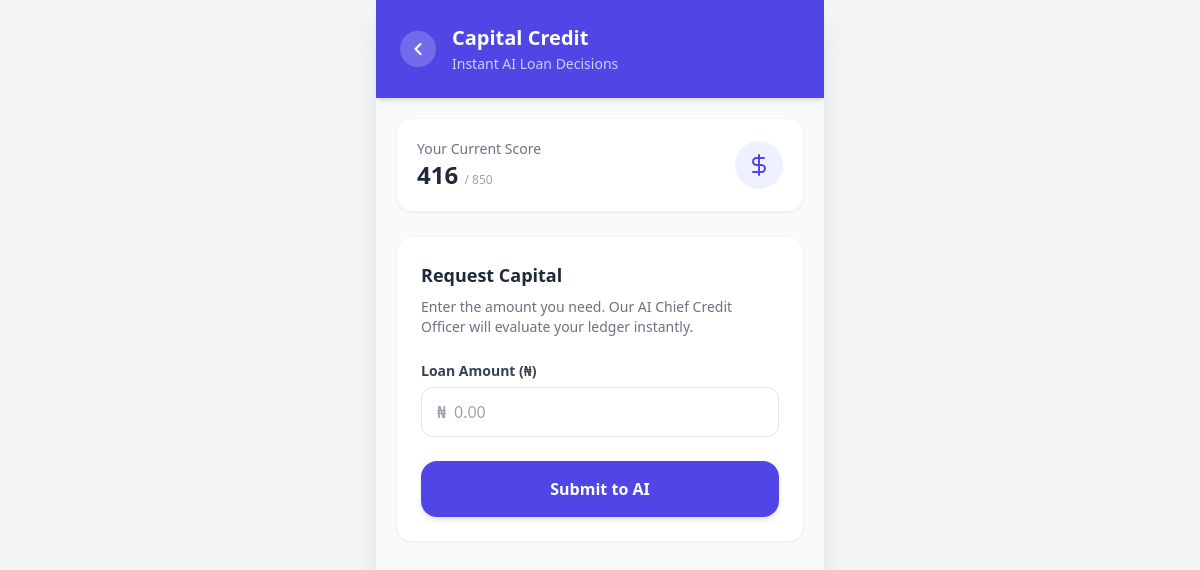
Before: /loan/ (signed in) with the older database file.
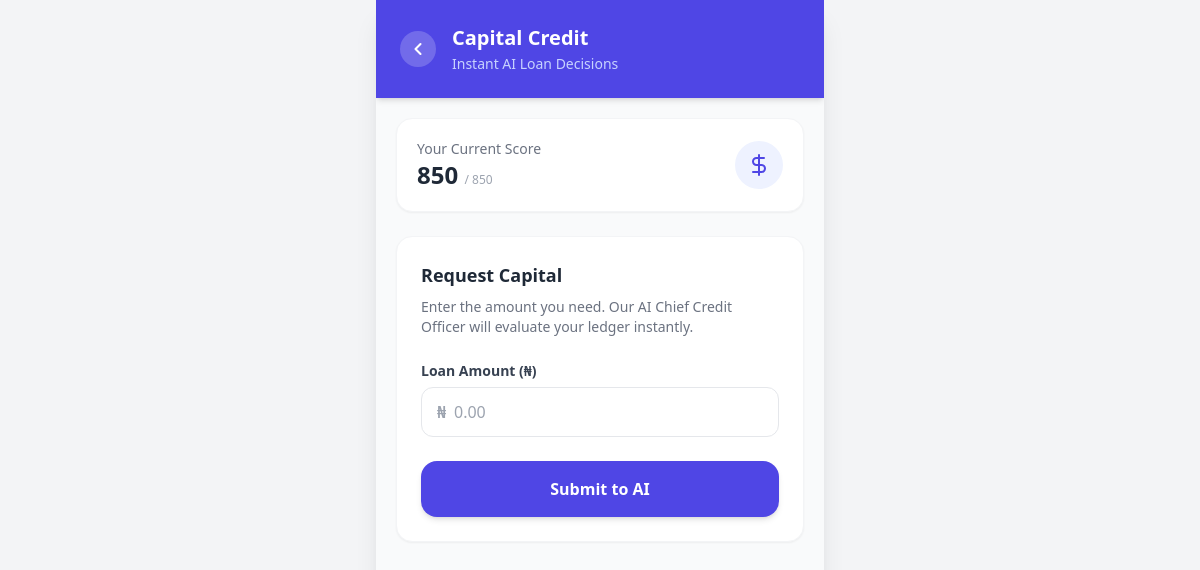
After: the same page with the newer database file.
### core_fintech/models.py (models this page shows, shortened)
class MerchantProfile(models.Model):
    user = models.OneToOneField(
        settings.AUTH_USER_MODEL,
        on_delete=models.CASCADE,
        related_name='merchant_profile'
    )
    business_name = models.CharField(max_length=255, db_index=True)
    business_type = models.CharField(max_length=150)
    opay_wallet_id = models.CharField(
        max_length=50, blank=True, null=True, unique=True)
    credit_score = models.IntegerField(default=0)
    created_at = models.DateTimeField(auto_now_add=True)
    class Meta:
        verbose_name = 'Merchant Profile'
        verbose_name_plural = 'Merchant Profiles'
        ordering = ['-created_at']

### core_fintech/views.py (the view, shortened to what this page needs)
# urls.py: path('loan/', views.loan_application, name='loan_application'),
@login_required
def loan_application(request):
    merchant = request.user.merchant_profile
    context = {'merchant': merchant}
    return render(request, 'core_fintech/loan_application.html', context)

### core_fintech/templates/core_fintech/loan_application.html (shortened to what this page needs)
{% extends "core_fintech/base.html" %}
{% load static %}
{% block content %}
<div class="flex flex-col min-h-screen bg-gray-50">
    <header class="bg-indigo-600 text-white p-6 shadow-md z-10">
        <div class="flex items-center gap-4">
            <a href="{% url 'dashboard' %}"
                class="bg-white/20 hover:bg-white/30 p-2 rounded-full transition-colors flex-shrink-0">
                <svg xmlns="http://www.w3.org/2000/svg" width="20" height="20" viewBox="0 0 24 24" fill="none"
                    stroke="currentColor" stroke-width="2.5" stroke-linecap="round" stroke-linejoin="round">
                    <path d="m15 18-6-6 6-6" />
                </svg>
            </a>
            <div>
                <h1 class="text-xl font-bold">Capital Credit</h1>
                <p class="text-indigo-200 text-sm mt-0.5">Instant AI Loan Decisions</p>
            </div>
        </div>
    </header>
    <div class="flex-1 p-5 overflow-y-auto no-scrollbar pb-10">
        <div class="bg-white border border-gray-100 rounded-2xl p-5 mb-6 shadow-sm flex items-center justify-between">
            <div>
                <p class="text-gray-500 text-sm font-medium">Your Current Score</p>
                <p class="text-2xl font-bold text-gray-800">{{ merchant.credit_score|default:"N/A" }} <span
                        class="text-xs text-gray-400 font-normal">/ 850</span></p>
            </div>
            <div class="bg-indigo-50 text-indigo-600 p-3 rounded-full">
                <svg xmlns="http://www.w3.org/2000/svg" width="24" height="24" viewBox="0 0 24 24" fill="none"
                    stroke="currentColor" stroke-width="2" stroke-linecap="round" stroke-linejoin="round">
                    <path d="M12 2v20" />
                    <path d="M17 5H9.5a3.5 3.5 0 0 0 0 7h5a3.5 3.5 0 0 1 0 7H6" />
                </svg>
            </div>
        </div>
        {% if not decision %}
        <div class="bg-white border border-gray-100 rounded-2xl p-6 shadow-sm">
            <h2 class="text-lg font-bold text-gray-800 mb-2">Request Capital</h2>
            <p class="text-sm text-gray-500 mb-6">Enter the amount you need. Our AI Chief Credit Officer will evaluate
                your ledger instantly.</p>
            <form method="POST">
                <div class="mb-6">
                    <label class="block text-sm font-semibold text-gray-700 mb-1.5">Loan Amount (₦)</label>
                    <div class="relative">
                        <span
                            class="absolute left-4 top-1/2 -translate-y-1/2 text-gray-400 font-bold text-base">₦</span>
                        <input type="number" name="amount" placeholder="0.00" step="1000" min="1000"
                            class="w-full border border-gray-200 rounded-xl pl-8 pr-4 py-3 text-gray-800 focus:outline-none focus:ring-2 focus:ring-indigo-400 text-base font-medium"
                            required>
                    </div>
                </div>
                <button type="submit"
                    class="w-full bg-indigo-600 hover:bg-indigo-700 active:scale-95 text-white font-bold py-4 rounded-2xl text-base transition-all shadow-md">
                    Submit to AI
                </button>
            </form>
        </div>
        {% endif %}
    </div>
</div>
{% endblock %}

Changed rows visible on the page:
changed MerchantProfile: credit_score "416" → "850"
